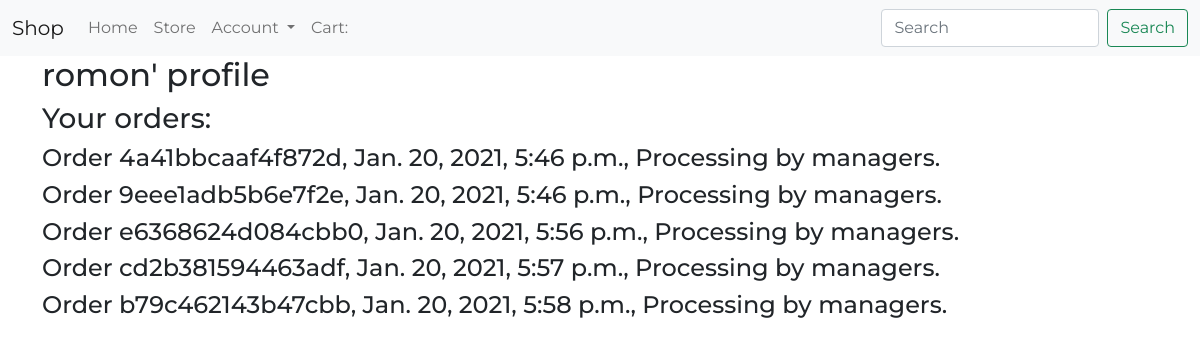
The app's page /users/profile/ (signed in), older data.
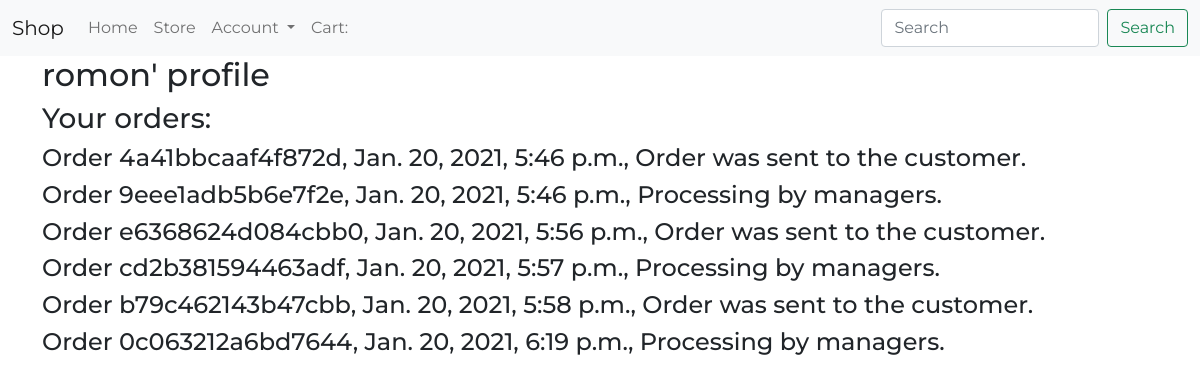
The same page, newer data.
### store/models.py (models this page shows, shortened)
class Order(models.Model):
    customer = models.ForeignKey(Customer, on_delete=models.SET_NULL, blank=True, null=True)
    date_ordered = models.DateTimeField(auto_now_add=True)
    complete = models.BooleanField(default=False, null=True, blank=False)
    status = models.CharField(max_length=20, default='', null=True, blank=True)
    transaction_id = models.CharField(max_length=200, null=True)

### users/views.py (the view)
# urls.py: path('profile/', users_views.profile, name="profile"),
@login_required
def profile(request):
    customer = request.user.customer
    orders = Order.objects.filter(customer = customer, complete = True)
    context = {'orders': orders}
    return render(request, 'users/profile.html', context)

### users/templates/users/profile.html
{%extends 'store/base.html'%}
{% block content%}
<div class="container">
    <h2>{{user.username}}' profile</h2>
    <h3>Your orders:</h3>
    {%for order in orders%}
        <h4>Order {{order.transaction_id}}, {{order.date_ordered}}, {{order.status}}</h4>
{% endfor%}
</div>
{% endblock %}

Row changes from the older to the newer data that the page shows:
changed Order "4a41bbcaaf4f872d": status "Processing by managers." → "Order was sent to the customer."
changed Order "e6368624d084cbb0": status "Processing by managers." → "Order was sent to the customer."
changed Order "b79c462143b47cbb": status "Processing by managers." → "Order was sent to the customer."
now on this page (row edited): Order: transaction_id "0c063212a6bd7644", date_ordered "Jan. 20, 2021, 6:19 p.m.", status "Processing by managers."
